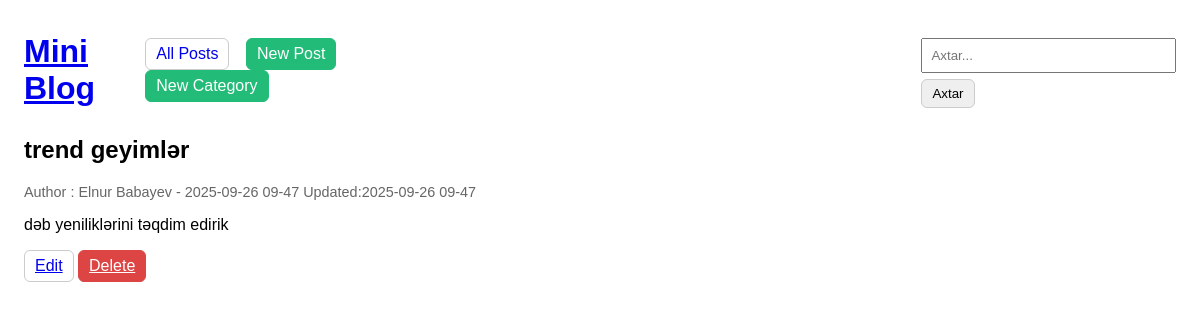
/post/fall-fashion-trends-2025, run on the app's committed database.
### blog/models.py (models this page shows, shortened)
class Post(models.Model):
    title=models.CharField(max_length=200)
    slug=models.SlugField(max_length=220,unique=True,blank=True)
    content=models.TextField()
    author=models.CharField(max_length=100,default='anonymous')
    created_at=models.DateTimeField(auto_now_add=True)
    updated_at=models.DateTimeField(auto_now=True)
    category=models.ForeignKey(Category,on_delete=models.CASCADE,null=True)
    class Meta:
        ordering=['-created_at']
        indexes=[
            models.Index(fields=['slug']),
            models.Index(fields=['-created_at']),
        ]

### blog/views.py (the view)
# urls.py: path('post/<slug:slug>', views.post_detail_by_slug, name='post_detail'),
def post_detail_by_slug(request, slug:str):
    post=get_object_or_404(Post, slug=slug)
    return render(request, 'blog/post_detail.html', {'post': post})

### blog/templates/blog/post_detail.html (shortened to what this page needs)
{% extends "blog/base.html" %}
{% block content %}
    <article>
    <h2>{{ post.title }}</h2>
    <p class="muted">
        Author : {{ post.author }} - {{ post.created_at|date:"Y-m-d H-i" }}
        {%  if post.updated_at  %} Updated:{{ post.updated_at|date:"Y-m-d H-i" }} {% endif %}
    </p>
    <p>
        {{ post.content|linebreaks }}
    </p>
    </article>
    <p>
    <a class="btn" href="{% url 'blog:post_update' post.pk %}">Edit</a>
    <a class="btn btn-danger" href="{% url 'blog:post_delete' post.pk %}">Delete</a>
    </p>
{% endblock %}

### blog/templates/blog/base.html (style rules this page uses)
body { font-family: sans-serif; margin: 24px; }
.btn { padding:6px 10px; border:1px solid #ccc; border-radius:6px; display:inline-block; }
.btn-danger { background:#d44; color:#fff; border-color:#d44; }
.muted { color:#666; font-size: 90%; }

### data on the page
Post: title "trend geyimlər", author "Elnur Babayev", created_at "2025-09-26 09-47", updated_at "2025-09-26 09-47", content "dəb yeniliklərini təqdim edirik"
